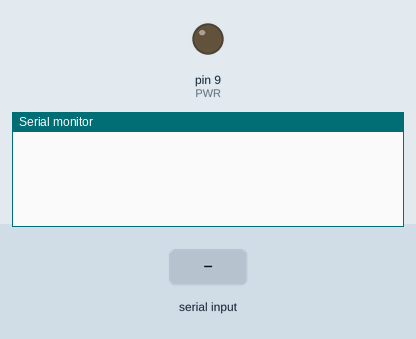
Recording of a sketch running on a simulated Arduino Uno, built with avr-gcc and run on an emulated ATmega328P. Parts: output pins drawn as LEDs (lit = HIGH), the last lines printed to the serial monitor. The test bench sets the inputs (shaded band). The modem accepts every AT command (registered, SIM ready, sends succeed) and sends nothing else.

Above: at 1.2 s.
1.3 s: "#" received over Serial
At 1.7 s:
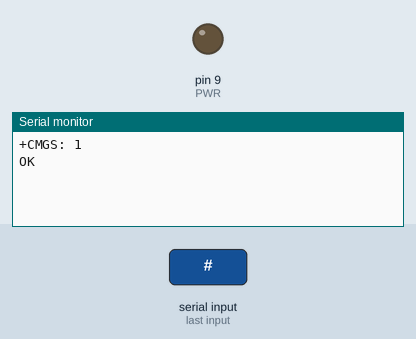
2.8 s: "#" received over the second serial link
At 3.7 s:
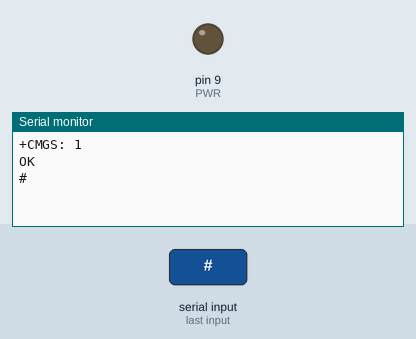
4.3 s: "1" received over the second serial link
At 4.8 s:
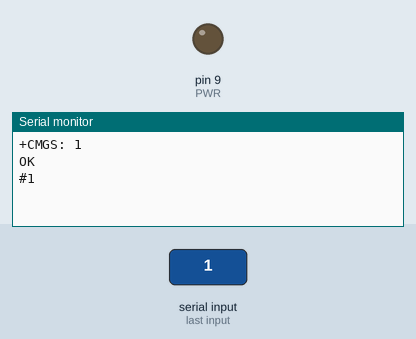

Measured:
- after the input at 1.3 s, the serial monitor: prints a new line at once (image 1)
- after the input at 2.8 s, the serial monitor: prints a new line at once (image 2)
- after the input at 4.3 s, the serial monitor: prints a new line at once (image 3)

The sketch:

gsmloop.ino
```cpp
#include <SoftwareSerial.h>

#define SRX  7
#define STX  8
#define PWR  9

SoftwareSerial GPRS(SRX, STX);

// Tampon pour la réception
unsigned char buffer[64];
// Compteur de données à traiter
int count=0;

// mise en marche Sim900
// (nécessite soudure R13)
void powerUpOrDown()
{
  digitalWrite(PWR,LOW);
  delay(1000);
  digitalWrite(PWR,HIGH);
  delay(2000);
  digitalWrite(PWR,LOW);
  //delay(3000);
}

void setup()
{
  pinMode(PWR, OUTPUT);
  GPRS.begin(19200);
  Serial.begin(19200);
  //powerUpOrDown();
}

void loop()
{
  // module vers moniteur
  if (GPRS.available()) {
    while(GPRS.available()) {
      buffer[count++]=GPRS.read();
      if(count == 64)break;
    }
    Serial.write(buffer,count);
    // mise à zéro du buffer
    memset(buffer,0,sizeof(buffer)*sizeof(unsigned char));
    count = 0;
  }

  // Moniteur vers module
  unsigned char tmp;
  if (Serial.available()) {
    tmp=Serial.read();
      if(tmp=='#')
        tmp=0x1A;
    GPRS.write(tmp);
  }
}
```
